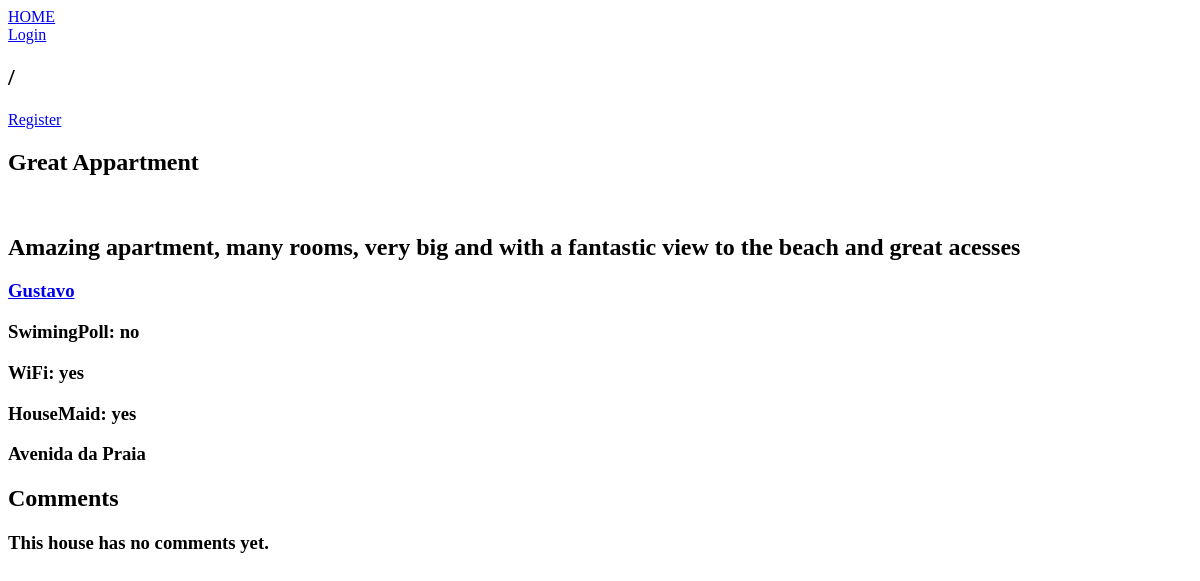
The page /pages/house.php?id=3 on the database as committed earlier.
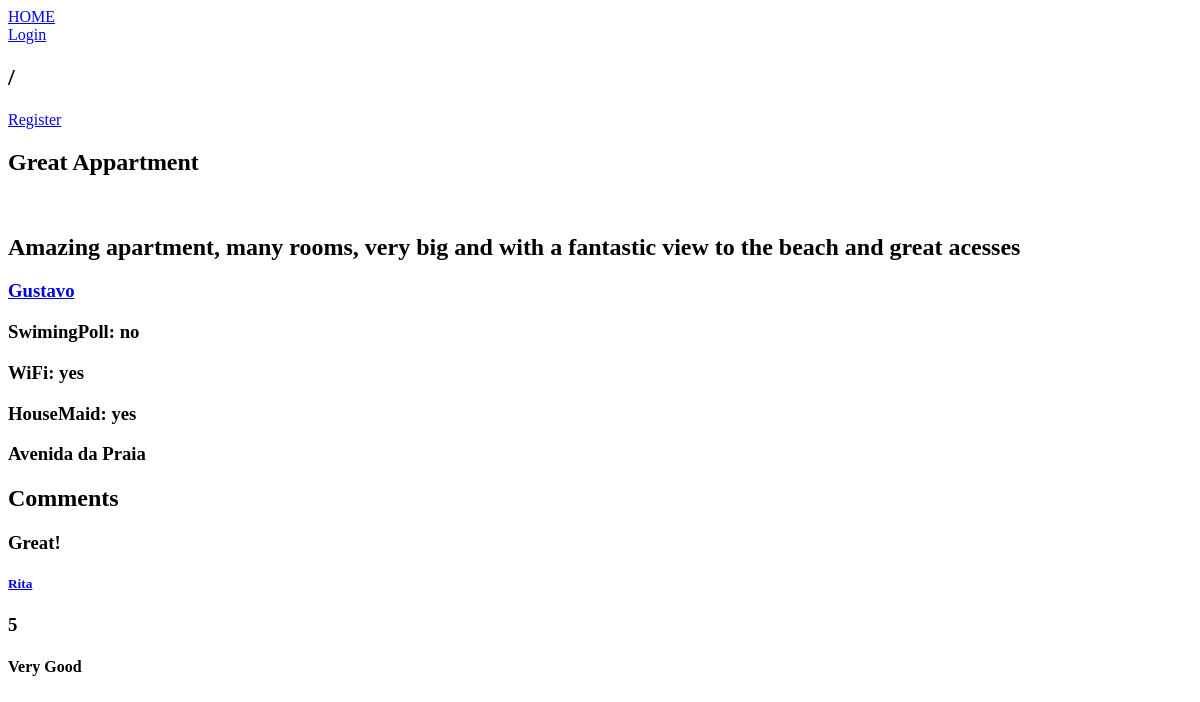
The same page on the database as committed later.
### tables this page shows
CREATE TABLE Comment(
    commentID integer PRIMARY KEY,
    placeID integer NOT NULL REFERENCES Place,
    writer integer NOT NULL REFERENCES User,
    classification integer NOT NULL CHECK (classification >= 1 AND classification <= 5),
    title text NOT NULL,
    comment text NOT NULL
);

CREATE TABLE User(
    userID integer PRIMARY KEY,
    userName text NOT NULL,
    email text NOT NULL,
    passHash text NOT NULL,
    age date NOT NULL,
    phoneNumber text NOT NULL CHECK(length(phoneNumber) = 9)
);

### actions/user_info.php (called while the page is built, shortened)
<?php
    function getUserInfo($userId){
        $db = Database::instance()->db();
        $stmt = $db->prepare('Select * from User
                              where User.userId = :userId
                                ');
        $stmt->bindParam(':userId', $userId);
        $stmt->execute();
        $user = $stmt->fetch();
        if($user !== false){
            return $user;
        }
        else{
            echo "PAGE NOT FOUND";
        }
    }
        ?>

### actions/get_place_info.php (the view, shortened to what this page needs)
<?php
function getPlace($place_id)
{
    $db = Database::instance()->db();
    $stmt = $db->prepare('Select * from Place
                            JOIN User
                            where user.userid = place.placeOwner
                            and placeid = :place_id');
    $stmt->bindParam(':place_id', $place_id);
    $stmt->execute();
    $place = $stmt->fetch();
    if ($place !== false) {
        return $place;
    } else
        return null;
}
function drawPlaceTitle($place)
{
    ?>
    <h2> <?= $place['title'] ?> </h2>
<?php
}
function drawPlaceDescription($place)
{
    ?>
    <h2> <?= $place['placeDescription'] ?> </h2>
<?php
}
function drawUser($place)
{
    ?>
    <a href="./user.php?id= <?= $place['placeOwner'] ?> ">
        <h3> <?= $place['userName'] ?> </h3>
    </a>
<?php
}
function drawPlaceAmenities($place)
{
    if ($place['swimmingPool'] == 1) {
    ?>
        <h3> SwimingPoll: yes </h3>
    <?php
    } else {
    ?>
        <h3> SwimingPoll: no </h3>
    <?php
    }
    if ($place['wiFi'] == 1) {
    ?>
        <h3> WiFi: yes </h3>
    <?php
    } else {
    ?>
        <h3> Wifi: no </h3>
    <?php
    }
    if ($place['houseMaid'] == 1) {
    ?>
        <h3> HouseMaid: yes </h3>
    <?php
    } else {
    ?>
        <h3> HouseMaid: no </h3>
    <?php
    }
    ?>
    <h3> <?= $place['placeAddress'] ?> </h1>
    <?php
}
            ?>

### templates/comments.php (shortened to what this page needs)
<?php
    include_once ('../actions/user_info.php');
    ?>
    <?php
    function drawComments($placeId){
        $comments = getComments($placeId);
        displayComments($comments);
    }
    function getComments($placeId){
        $db = Database::instance()->db();
        $stmt = $db->prepare('Select * from Comment where placeId = :placeId');
        $stmt->bindParam(':placeId' , $placeId);
        $stmt->execute();
        $comments = $stmt->fetchAll();
        return $comments;
    }
    function displayComments($comments){
        ?>
            <div id='Comments'>
            <h2>Comments </h2>
        <?php
        if(count($comments) == 0){
            ?>
            <h3> This house has no comments yet. </h3>
            <?php
        }
        foreach($comments as $comment){
            $userName = getUserInfo($comment['writer'])['userName'];
        ?>
            <div id='Comment'>
                <h3> <?= $comment['title'] ?>  </h3>
                <a href="./user.php?id= <?= $comment['writer'] ?> ">
                    <h5> <?= $userName ?> </h5>
                </a>
                <h3> <?= $comment['classification'] ?>  </h3>
                <h4> <?= $comment['comment'] ?>  </h4>
            </div>
        <?php
        }
        ?>
            </div>
        <?php
    }
?>

Rows that differ between the two databases and show on the page:
now on this page (row edited): comment: title "Great!", writer.userName "Rita", classification "5", comment "Very Good"
Other text that changed with them:
text no longer shown: "This house has no comments yet."
